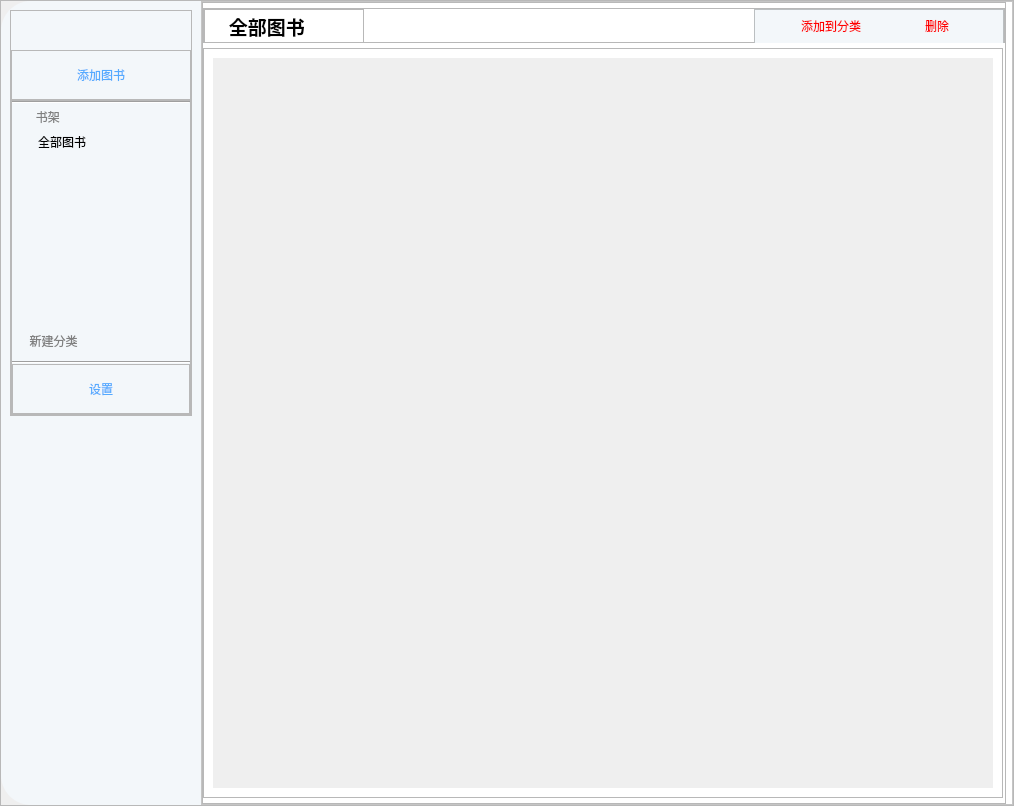
<?xml version="1.0" encoding="UTF-8"?>
<ui version="4.0">
 <class>MainWindow</class>
 <widget class="QMainWindow" name="MainWindow">
  <property name="geometry">
   <rect>
    <x>0</x>
    <y>0</y>
    <width>1014</width>
    <height>806</height>
   </rect>
  </property>
  <property name="windowTitle">
   <string>橘猫读书</string>
  </property>
  <property name="windowIcon">
   <iconset resource="ep.qrc">
    <normaloff>:/img/res/icon/logo50.png</normaloff>:/img/res/icon/logo50.png</iconset>
  </property>
  <widget class="QWidget" name="centralwidget">
   <layout class="QHBoxLayout" name="horizontalLayout_4">
    <property name="spacing">
     <number>0</number>
    </property>
    <property name="leftMargin">
     <number>0</number>
    </property>
    <property name="topMargin">
     <number>0</number>
    </property>
    <property name="rightMargin">
     <number>0</number>
    </property>
    <property name="bottomMargin">
     <number>0</number>
    </property>
    <item>
     <widget class="QFrame" name="frame">
      <property name="styleSheet">
       <string notr="true">#mainWidget{
background-color: rgb(255, 255, 255);
}</string>
      </property>
      <property name="frameShape">
       <enum>QFrame::StyledPanel</enum>
      </property>
      <property name="frameShadow">
       <enum>QFrame::Raised</enum>
      </property>
      <layout class="QHBoxLayout" name="horizontalLayout_3" stretch="1,8">
       <property name="spacing">
        <number>0</number>
       </property>
       <property name="leftMargin">
        <number>0</number>
       </property>
       <property name="topMargin">
        <number>0</number>
       </property>
       <property name="rightMargin">
        <number>0</number>
       </property>
       <property name="bottomMargin">
        <number>0</number>
       </property>
       <item>
        <widget class="QFrame" name="menuWidget">
         <property name="minimumSize">
          <size>
           <width>200</width>
           <height>0</height>
          </size>
         </property>
         <property name="maximumSize">
          <size>
           <width>200</width>
           <height>16777215</height>
          </size>
         </property>
         <property name="styleSheet">
          <string notr="true">#menuWidget{
	background-color: rgb(243, 247, 250);
    border-top-left-radius:30px;
    border-bottom-left-radius:30px;
}
</string>
         </property>
         <property name="frameShape">
          <enum>QFrame::StyledPanel</enum>
         </property>
         <property name="frameShadow">
          <enum>QFrame::Raised</enum>
         </property>
         <layout class="QVBoxLayout" name="verticalLayout_4">
          <item>
           <widget class="QFrame" name="mainMenu">
            <property name="frameShape">
             <enum>QFrame::StyledPanel</enum>
            </property>
            <property name="frameShadow">
             <enum>QFrame::Raised</enum>
            </property>
            <layout class="QVBoxLayout" name="verticalLayout_3" stretch="1,0,8">
             <property name="spacing">
              <number>0</number>
             </property>
             <property name="leftMargin">
              <number>0</number>
             </property>
             <property name="topMargin">
              <number>0</number>
             </property>
             <property name="rightMargin">
              <number>0</number>
             </property>
             <property name="bottomMargin">
              <number>0</number>
             </property>
             <item>
              <widget class="QLabel" name="logoImg">
               <property name="styleSheet">
                <string notr="true">image: url(:/img/res/icon/logo50.png);</string>
               </property>
               <property name="text">
                <string/>
               </property>
              </widget>
             </item>
             <item>
              <widget class="QFrame" name="frame_6">
               <property name="frameShape">
                <enum>QFrame::StyledPanel</enum>
               </property>
               <property name="frameShadow">
                <enum>QFrame::Raised</enum>
               </property>
               <layout class="QHBoxLayout" name="horizontalLayout">
                <item>
                 <widget class="QPushButton" name="inBook">
                  <property name="minimumSize">
                   <size>
                    <width>120</width>
                    <height>30</height>
                   </size>
                  </property>
                  <property name="maximumSize">
                   <size>
                    <width>120</width>
                    <height>30</height>
                   </size>
                  </property>
                  <property name="cursor">
                   <cursorShape>PointingHandCursor</cursorShape>
                  </property>
                  <property name="styleSheet">
                   <string notr="true">#inBook{
border:1px solid 55aaff;
color: rgb(85, 170, 255);
border-radius:5px;
}
</string>
                  </property>
                  <property name="text">
                   <string>添加图书</string>
                  </property>
                 </widget>
                </item>
               </layout>
              </widget>
             </item>
             <item>
              <widget class="QFrame" name="menu">
               <property name="minimumSize">
                <size>
                 <width>0</width>
                 <height>50</height>
                </size>
               </property>
               <property name="frameShape">
                <enum>QFrame::StyledPanel</enum>
               </property>
               <property name="frameShadow">
                <enum>QFrame::Raised</enum>
               </property>
               <layout class="QVBoxLayout" name="verticalLayout" stretch="0,0,0,1,1,0,0">
                <property name="spacing">
                 <number>0</number>
                </property>
                <property name="leftMargin">
                 <number>0</number>
                </property>
                <property name="topMargin">
                 <number>0</number>
                </property>
                <property name="rightMargin">
                 <number>0</number>
                </property>
                <property name="bottomMargin">
                 <number>0</number>
                </property>
                <item>
                 <widget class="Line" name="line_3">
                  <property name="orientation">
                   <enum>Qt::Horizontal</enum>
                  </property>
                 </widget>
                </item>
                <item>
                 <widget class="QPushButton" name="sheet">
                  <property name="minimumSize">
                   <size>
                    <width>65</width>
                    <height>25</height>
                   </size>
                  </property>
                  <property name="maximumSize">
                   <size>
                    <width>65</width>
                    <height>25</height>
                   </size>
                  </property>
                  <property name="styleSheet">
                   <string notr="true">border:none;
color:gray;</string>
                  </property>
                  <property name="text">
                   <string>  书架</string>
                  </property>
                  <property name="icon">
                   <iconset>
                    <normaloff>res/icon/sheet.png</normaloff>res/icon/sheet.png</iconset>
                  </property>
                 </widget>
                </item>
                <item>
                 <widget class="QPushButton" name="allBook">
                  <property name="minimumSize">
                   <size>
                    <width>100</width>
                    <height>25</height>
                   </size>
                  </property>
                  <property name="maximumSize">
                   <size>
                    <width>100</width>
                    <height>25</height>
                   </size>
                  </property>
                  <property name="styleSheet">
                   <string notr="true">border:none;</string>
                  </property>
                  <property name="text">
                   <string>全部图书</string>
                  </property>
                 </widget>
                </item>
                <item>
                 <widget class="QListWidget" name="classfiy">
                  <property name="minimumSize">
                   <size>
                    <width>160</width>
                    <height>10</height>
                   </size>
                  </property>
                  <property name="maximumSize">
                   <size>
                    <width>160</width>
                    <height>16777215</height>
                   </size>
                  </property>
                  <property name="cursor" stdset="0">
                   <cursorShape>PointingHandCursor</cursorShape>
                  </property>
                  <property name="styleSheet">
                   <string notr="true">#classfiy{
  border:none;
  background-color: transparent;
  color:gray;
}
QListWidget::Item{
	height:25px;
}</string>
                  </property>
                  <property name="resizeMode">
                   <enum>QListView::Fixed</enum>
                  </property>
                 </widget>
                </item>
                <item>
                 <widget class="QPushButton" name="addClassfiy">
                  <property name="minimumSize">
                   <size>
                    <width>80</width>
                    <height>40</height>
                   </size>
                  </property>
                  <property name="maximumSize">
                   <size>
                    <width>80</width>
                    <height>40</height>
                   </size>
                  </property>
                  <property name="cursor">
                   <cursorShape>PointingHandCursor</cursorShape>
                  </property>
                  <property name="styleSheet">
                   <string notr="true">#addClassfiy{
border:none;
color: gray;
}
</string>
                  </property>
                  <property name="text">
                   <string> 新建分类</string>
                  </property>
                  <property name="icon">
                   <iconset resource="ep.qrc">
                    <normaloff>:/img/res/icon/plus.png</normaloff>:/img/res/icon/plus.png</iconset>
                  </property>
                  <property name="iconSize">
                   <size>
                    <width>14</width>
                    <height>14</height>
                   </size>
                  </property>
                 </widget>
                </item>
                <item>
                 <widget class="Line" name="line">
                  <property name="orientation">
                   <enum>Qt::Horizontal</enum>
                  </property>
                 </widget>
                </item>
                <item>
                 <widget class="QFrame" name="frame_7">
                  <property name="frameShape">
                   <enum>QFrame::StyledPanel</enum>
                  </property>
                  <property name="frameShadow">
                   <enum>QFrame::Raised</enum>
                  </property>
                  <layout class="QHBoxLayout" name="horizontalLayout_7">
                   <item>
                    <widget class="QPushButton" name="aboutBtn">
                     <property name="minimumSize">
                      <size>
                       <width>120</width>
                       <height>30</height>
                      </size>
                     </property>
                     <property name="maximumSize">
                      <size>
                       <width>120</width>
                       <height>30</height>
                      </size>
                     </property>
                     <property name="cursor">
                      <cursorShape>PointingHandCursor</cursorShape>
                     </property>
                     <property name="styleSheet">
                      <string notr="true">#aboutBtn{
border:1px solid 55aaff;
color: rgb(85, 170, 255);
border-radius:5px;
}
</string>
                     </property>
                     <property name="text">
                      <string>设置</string>
                     </property>
                    </widget>
                   </item>
                  </layout>
                 </widget>
                </item>
               </layout>
              </widget>
             </item>
            </layout>
           </widget>
          </item>
          <item>
           <spacer name="verticalSpacer">
            <property name="orientation">
             <enum>Qt::Vertical</enum>
            </property>
            <property name="sizeHint" stdset="0">
             <size>
              <width>20</width>
              <height>40</height>
             </size>
            </property>
           </spacer>
          </item>
         </layout>
        </widget>
       </item>
       <item>
        <widget class="QFrame" name="mainWidget">
         <property name="minimumSize">
          <size>
           <width>0</width>
           <height>0</height>
          </size>
         </property>
         <property name="maximumSize">
          <size>
           <width>16777215</width>
           <height>16777215</height>
          </size>
         </property>
         <property name="styleSheet">
          <string notr="true">#mainWidget{
	background-color: rgb(255, 255, 255);
}</string>
         </property>
         <property name="frameShape">
          <enum>QFrame::StyledPanel</enum>
         </property>
         <property name="frameShadow">
          <enum>QFrame::Raised</enum>
         </property>
         <layout class="QVBoxLayout" name="verticalLayout_2">
          <property name="spacing">
           <number>0</number>
          </property>
          <property name="leftMargin">
           <number>0</number>
          </property>
          <property name="topMargin">
           <number>0</number>
          </property>
          <property name="rightMargin">
           <number>0</number>
          </property>
          <property name="bottomMargin">
           <number>0</number>
          </property>
          <item>
           <widget class="QStackedWidget" name="stackedWidget">
            <property name="minimumSize">
             <size>
              <width>0</width>
              <height>0</height>
             </size>
            </property>
            <property name="maximumSize">
             <size>
              <width>16777215</width>
              <height>16777215</height>
             </size>
            </property>
            <property name="currentIndex">
             <number>0</number>
            </property>
            <widget class="QWidget" name="booklist">
             <widget class="QWidget" name="verticalLayoutWidget">
              <property name="geometry">
               <rect>
                <x>0</x>
                <y>0</y>
                <width>804</width>
                <height>802</height>
               </rect>
              </property>
              <layout class="QVBoxLayout" name="verticalLayout_6">
               <property name="spacing">
                <number>0</number>
               </property>
               <item>
                <widget class="QFrame" name="frame_2">
                 <property name="minimumSize">
                  <size>
                   <width>0</width>
                   <height>0</height>
                  </size>
                 </property>
                 <property name="maximumSize">
                  <size>
                   <width>16777215</width>
                   <height>16777215</height>
                  </size>
                 </property>
                 <property name="frameShape">
                  <enum>QFrame::StyledPanel</enum>
                 </property>
                 <property name="frameShadow">
                  <enum>QFrame::Raised</enum>
                 </property>
                 <layout class="QVBoxLayout" name="verticalLayout_8">
                  <property name="spacing">
                   <number>0</number>
                  </property>
                  <property name="leftMargin">
                   <number>0</number>
                  </property>
                  <property name="topMargin">
                   <number>0</number>
                  </property>
                  <property name="rightMargin">
                   <number>0</number>
                  </property>
                  <property name="bottomMargin">
                   <number>0</number>
                  </property>
                  <item>
                   <widget class="QFrame" name="frame_4">
                    <property name="minimumSize">
                     <size>
                      <width>0</width>
                      <height>35</height>
                     </size>
                    </property>
                    <property name="maximumSize">
                     <size>
                      <width>16777215</width>
                      <height>35</height>
                     </size>
                    </property>
                    <property name="frameShape">
                     <enum>QFrame::StyledPanel</enum>
                    </property>
                    <property name="frameShadow">
                     <enum>QFrame::Raised</enum>
                    </property>
                    <layout class="QHBoxLayout" name="horizontalLayout_2" stretch="0,0,5">
                     <property name="spacing">
                      <number>0</number>
                     </property>
                     <property name="leftMargin">
                      <number>0</number>
                     </property>
                     <property name="topMargin">
                      <number>0</number>
                     </property>
                     <property name="rightMargin">
                      <number>0</number>
                     </property>
                     <property name="bottomMargin">
                      <number>0</number>
                     </property>
                     <item>
                      <widget class="QFrame" name="frame_3">
                       <property name="minimumSize">
                        <size>
                         <width>160</width>
                         <height>35</height>
                        </size>
                       </property>
                       <property name="maximumSize">
                        <size>
                         <width>160</width>
                         <height>35</height>
                        </size>
                       </property>
                       <property name="frameShape">
                        <enum>QFrame::StyledPanel</enum>
                       </property>
                       <property name="frameShadow">
                        <enum>QFrame::Raised</enum>
                       </property>
                       <layout class="QHBoxLayout" name="horizontalLayout_6">
                        <property name="spacing">
                         <number>0</number>
                        </property>
                        <property name="leftMargin">
                         <number>0</number>
                        </property>
                        <property name="topMargin">
                         <number>0</number>
                        </property>
                        <property name="rightMargin">
                         <number>0</number>
                        </property>
                        <property name="bottomMargin">
                         <number>0</number>
                        </property>
                        <item>
                         <widget class="QLabel" name="topclassfiy">
                          <property name="minimumSize">
                           <size>
                            <width>120</width>
                            <height>30</height>
                           </size>
                          </property>
                          <property name="maximumSize">
                           <size>
                            <width>120</width>
                            <height>30</height>
                           </size>
                          </property>
                          <property name="font">
                           <font>
                            <family>微软雅黑</family>
                            <pointsize>14</pointsize>
                            <weight>75</weight>
                            <bold>true</bold>
                           </font>
                          </property>
                          <property name="text">
                           <string> 全部图书</string>
                          </property>
                         </widget>
                        </item>
                       </layout>
                      </widget>
                     </item>
                     <item>
                      <spacer name="horizontalSpacer_2">
                       <property name="orientation">
                        <enum>Qt::Horizontal</enum>
                       </property>
                       <property name="sizeHint" stdset="0">
                        <size>
                         <width>40</width>
                         <height>20</height>
                        </size>
                       </property>
                      </spacer>
                     </item>
                     <item>
                      <widget class="QFrame" name="adddelwidget">
                       <property name="minimumSize">
                        <size>
                         <width>250</width>
                         <height>35</height>
                        </size>
                       </property>
                       <property name="maximumSize">
                        <size>
                         <width>250</width>
                         <height>35</height>
                        </size>
                       </property>
                       <property name="styleSheet">
                        <string notr="true">background-color: rgb(243, 247, 250);</string>
                       </property>
                       <property name="frameShape">
                        <enum>QFrame::StyledPanel</enum>
                       </property>
                       <property name="frameShadow">
                        <enum>QFrame::Raised</enum>
                       </property>
                       <layout class="QHBoxLayout" name="horizontalLayout_5">
                        <property name="spacing">
                         <number>0</number>
                        </property>
                        <property name="leftMargin">
                         <number>0</number>
                        </property>
                        <property name="topMargin">
                         <number>0</number>
                        </property>
                        <property name="rightMargin">
                         <number>0</number>
                        </property>
                        <property name="bottomMargin">
                         <number>0</number>
                        </property>
                        <item>
                         <widget class="QPushButton" name="addtoclassfiy">
                          <property name="minimumSize">
                           <size>
                            <width>80</width>
                            <height>28</height>
                           </size>
                          </property>
                          <property name="maximumSize">
                           <size>
                            <width>80</width>
                            <height>28</height>
                           </size>
                          </property>
                          <property name="cursor">
                           <cursorShape>PointingHandCursor</cursorShape>
                          </property>
                          <property name="styleSheet">
                           <string notr="true">#addtoclassfiy {
border:1px solid 55aaff;
color: red;
border-radius:5px;
}</string>
                          </property>
                          <property name="text">
                           <string>添加到分类</string>
                          </property>
                         </widget>
                        </item>
                        <item>
                         <widget class="QPushButton" name="delbookBtn">
                          <property name="minimumSize">
                           <size>
                            <width>60</width>
                            <height>28</height>
                           </size>
                          </property>
                          <property name="maximumSize">
                           <size>
                            <width>60</width>
                            <height>28</height>
                           </size>
                          </property>
                          <property name="cursor">
                           <cursorShape>PointingHandCursor</cursorShape>
                          </property>
                          <property name="styleSheet">
                           <string notr="true">#delbookBtn {
border:1px solid 55aaff;
color: red;
border-radius:5px;
}</string>
                          </property>
                          <property name="text">
                           <string>删除</string>
                          </property>
                         </widget>
                        </item>
                       </layout>
                      </widget>
                     </item>
                    </layout>
                   </widget>
                  </item>
                  <item>
                   <widget class="QFrame" name="frame_5">
                    <property name="minimumSize">
                     <size>
                      <width>800</width>
                      <height>750</height>
                     </size>
                    </property>
                    <property name="maximumSize">
                     <size>
                      <width>800</width>
                      <height>750</height>
                     </size>
                    </property>
                    <property name="frameShape">
                     <enum>QFrame::StyledPanel</enum>
                    </property>
                    <property name="frameShadow">
                     <enum>QFrame::Raised</enum>
                    </property>
                    <layout class="QVBoxLayout" name="verticalLayout_7">
                     <item>
                      <widget class="QScrollArea" name="scrollArea">
                       <property name="styleSheet">
                        <string notr="true">border:none;</string>
                       </property>
                       <property name="widgetResizable">
                        <bool>true</bool>
                       </property>
                       <widget class="QWidget" name="scrollAreaWidgetContents">
                        <property name="geometry">
                         <rect>
                          <x>0</x>
                          <y>0</y>
                          <width>780</width>
                          <height>730</height>
                         </rect>
                        </property>
                        <layout class="QVBoxLayout" name="verticalLayout_9">
                         <property name="spacing">
                          <number>0</number>
                         </property>
                         <property name="leftMargin">
                          <number>0</number>
                         </property>
                         <property name="topMargin">
                          <number>0</number>
                         </property>
                         <property name="rightMargin">
                          <number>0</number>
                         </property>
                         <property name="bottomMargin">
                          <number>0</number>
                         </property>
                         <item>
                          <layout class="QGridLayout" name="gridLayout">
                           <property name="spacing">
                            <number>0</number>
                           </property>
                          </layout>
                         </item>
                        </layout>
                       </widget>
                      </widget>
                     </item>
                    </layout>
                   </widget>
                  </item>
                 </layout>
                </widget>
               </item>
              </layout>
             </widget>
            </widget>
            <widget class="QWidget" name="page_8">
             <widget class="QWidget" name="horizontalLayoutWidget">
              <property name="geometry">
               <rect>
                <x>0</x>
                <y>0</y>
                <width>828</width>
                <height>822</height>
               </rect>
              </property>
              <layout class="QHBoxLayout" name="horizontalLayout_9">
               <property name="spacing">
                <number>0</number>
               </property>
               <item>
                <widget class="QFrame" name="frame_9">
                 <property name="minimumSize">
                  <size>
                   <width>800</width>
                   <height>800</height>
                  </size>
                 </property>
                 <property name="frameShape">
                  <enum>QFrame::StyledPanel</enum>
                 </property>
                 <property name="frameShadow">
                  <enum>QFrame::Raised</enum>
                 </property>
                 <layout class="QHBoxLayout" name="horizontalLayout_10">
                  <item>
                   <widget class="QFrame" name="frame_10">
                    <property name="minimumSize">
                     <size>
                      <width>200</width>
                      <height>800</height>
                     </size>
                    </property>
                    <property name="maximumSize">
                     <size>
                      <width>200</width>
                      <height>16777215</height>
                     </size>
                    </property>
                    <property name="styleSheet">
                     <string notr="true">background-color: rgb(255, 255, 255);</string>
                    </property>
                    <property name="frameShape">
                     <enum>QFrame::StyledPanel</enum>
                    </property>
                    <property name="frameShadow">
                     <enum>QFrame::Raised</enum>
                    </property>
                    <widget class="QLabel" name="label">
                     <property name="geometry">
                      <rect>
                       <x>50</x>
                       <y>30</y>
                       <width>100</width>
                       <height>35</height>
                      </rect>
                     </property>
                     <property name="minimumSize">
                      <size>
                       <width>100</width>
                       <height>35</height>
                      </size>
                     </property>
                     <property name="maximumSize">
                      <size>
                       <width>100</width>
                       <height>35</height>
                      </size>
                     </property>
                     <property name="styleSheet">
                      <string notr="true">font: 75 16pt &quot;微软雅黑&quot;;</string>
                     </property>
                     <property name="text">
                      <string>设置</string>
                     </property>
                    </widget>
                    <widget class="QPushButton" name="abtn">
                     <property name="geometry">
                      <rect>
                       <x>40</x>
                       <y>80</y>
                       <width>80</width>
                       <height>35</height>
                      </rect>
                     </property>
                     <property name="minimumSize">
                      <size>
                       <width>80</width>
                       <height>35</height>
                      </size>
                     </property>
                     <property name="maximumSize">
                      <size>
                       <width>80</width>
                       <height>35</height>
                      </size>
                     </property>
                     <property name="styleSheet">
                      <string notr="true">border:none;
font: 12pt &quot;微软雅黑&quot;;</string>
                     </property>
                     <property name="text">
                      <string>  关于</string>
                     </property>
                     <property name="icon">
                      <iconset resource="ep.qrc">
                       <normaloff>:/img/res/icon/a_about.png</normaloff>:/img/res/icon/a_about.png</iconset>
                     </property>
                    </widget>
                    <widget class="QPushButton" name="helpBtn">
                     <property name="geometry">
                      <rect>
                       <x>40</x>
                       <y>130</y>
                       <width>80</width>
                       <height>35</height>
                      </rect>
                     </property>
                     <property name="minimumSize">
                      <size>
                       <width>80</width>
                       <height>35</height>
                      </size>
                     </property>
                     <property name="maximumSize">
                      <size>
                       <width>80</width>
                       <height>35</height>
                      </size>
                     </property>
                     <property name="styleSheet">
                      <string notr="true">border:none;
font: 12pt &quot;微软雅黑&quot;;</string>
                     </property>
                     <property name="text">
                      <string>  帮助</string>
                     </property>
                     <property name="icon">
                      <iconset resource="ep.qrc">
                       <normaloff>:/img/res/icon/a_help.png</normaloff>:/img/res/icon/a_help.png</iconset>
                     </property>
                    </widget>
                   </widget>
                  </item>
                  <item>
                   <widget class="QFrame" name="frame_11">
                    <property name="minimumSize">
                     <size>
                      <width>600</width>
                      <height>800</height>
                     </size>
                    </property>
                    <property name="maximumSize">
                     <size>
                      <width>600</width>
                      <height>16777215</height>
                     </size>
                    </property>
                    <property name="frameShape">
                     <enum>QFrame::StyledPanel</enum>
                    </property>
                    <property name="frameShadow">
                     <enum>QFrame::Raised</enum>
                    </property>
                    <widget class="QTextBrowser" name="textBox">
                     <property name="geometry">
                      <rect>
                       <x>0</x>
                       <y>0</y>
                       <width>591</width>
                       <height>791</height>
                      </rect>
                     </property>
                     <property name="styleSheet">
                      <string notr="true">border:none;</string>
                     </property>
                     <property name="html">
                      <string>&lt;!DOCTYPE HTML PUBLIC &quot;-//W3C//DTD HTML 4.0//EN&quot; &quot;http://www.w3.org/TR/REC-html40/strict.dtd&quot;&gt;
&lt;html&gt;&lt;head&gt;&lt;meta name=&quot;qrichtext&quot; content=&quot;1&quot; /&gt;&lt;style type=&quot;text/css&quot;&gt;
p, li { white-space: pre-wrap; }
&lt;/style&gt;&lt;/head&gt;&lt;body style=&quot; font-family:'SimSun'; font-size:9pt; font-weight:400; font-style:normal;&quot;&gt;
&lt;p style=&quot;-qt-paragraph-type:empty; margin-top:0px; margin-bottom:0px; margin-left:0px; margin-right:0px; -qt-block-indent:0; text-indent:0px;&quot;&gt;&lt;br /&gt;&lt;/p&gt;&lt;/body&gt;&lt;/html&gt;</string>
                     </property>
                    </widget>
                   </widget>
                  </item>
                 </layout>
                </widget>
               </item>
              </layout>
             </widget>
            </widget>
           </widget>
          </item>
         </layout>
        </widget>
       </item>
      </layout>
     </widget>
    </item>
   </layout>
  </widget>
 </widget>
 <resources>
  <include location="ep.qrc"/>
 </resources>
 <connections/>
</ui>
